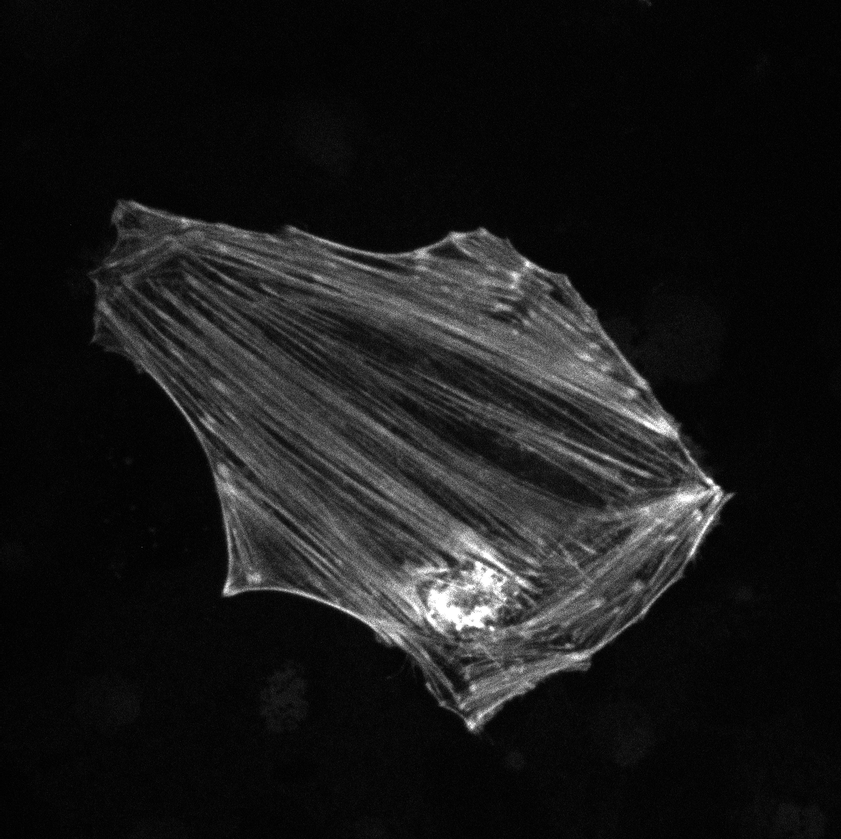
#> input picture A7R5_B0uT_t30min_Noco_40x_5_nucleus.czi.png_files/actin.png, 841 x 839 px, shrunk from 1004 x 1002 before the run, found by its file name
$ python tempCodeRunnerFile.py
#> lines starting #> are read from the running program, lines starting #| are printed output that depends on the picture; after the words box and inside, x2 and y2 are one past the last pixel; in counts of white or black regions, pixels touching at a corner belong together
from PIL import Image
import numpy as np
import matplotlib.pyplot as plt


def make_bright_spots_green(image_path, threshold=200):
    # Load the image
#> called with threshold = 200
    img = Image.open(image_path)
#> img is the input picture: PIL image 841x839 RGB; min 0, max 255, mean 24.8

    # Convert the image to grayscale
    img_gray = img.convert("L")

    # Convert the grayscale image to a NumPy array for easier manipulation
    img_array = np.array(img_gray)

    # Find bright spots based on the threshold (adjust the threshold value as needed)
    bright_spots = img_array > threshold
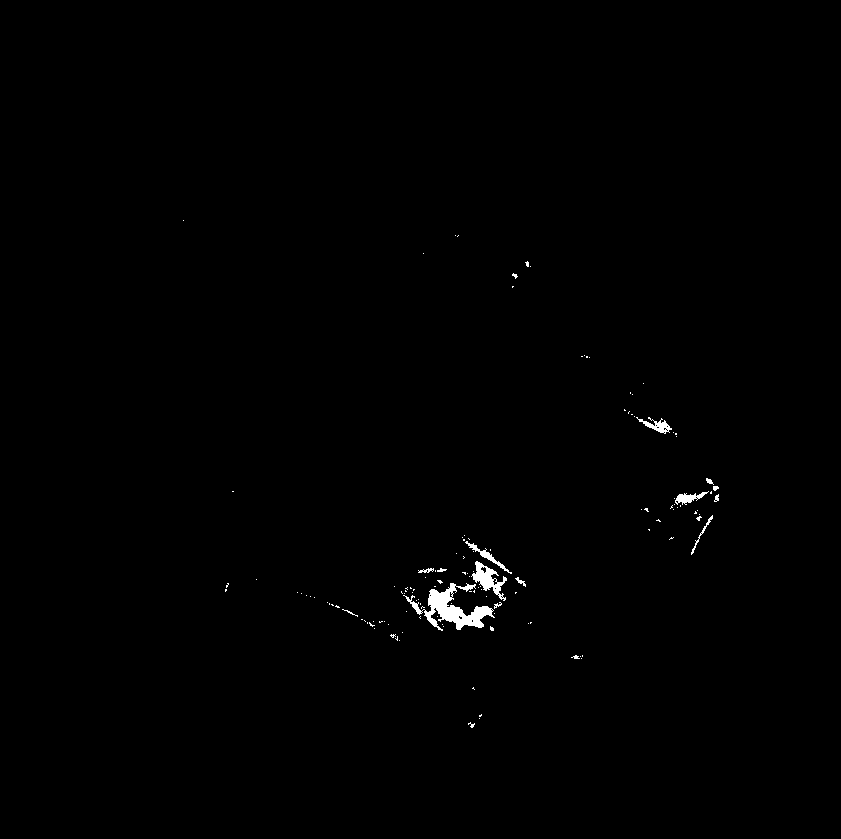
#> bright_spots: shape (839, 841) bool; 0.48% white; 131 white regions (116 under 20 px), largest, box (x1, y1, x2, y2) and area: (403, 583, 495, 631) 1511, (471, 561, 507, 601) 529, (636, 417, 672, 434) 226

    # Set the color of bright spots to green
    green_color = np.array([0, 255, 0], dtype=np.uint8)

    # Flatten the image and boolean arrays
    img_array_flat = img_array.flatten()
    bright_spots_flat = bright_spots.flatten()

    # Set the color of bright spots to green in the flattened array
    img_array_flat[bright_spots_flat] = green_color[0]

    # Reshape the modified flat array back to the original image shape
    img_array_modified = img_array_flat.reshape(img_array.shape)

    # Convert the modified NumPy array back to an Image object
    green_img = Image.fromarray(img_array_modified)

    # Display the modified image without saving
    plt.imshow(green_img)
    plt.axis('off')
    plt.show()


if __name__ == "__main__":
    image_path = "/Users/abasaltbahrami/My Drive/VisualStudio/MF_Cell_Analysis/A7R5_B0uT_t30min_Noco_40x_5_nucleus.czi.png_files/actin.png"
    make_bright_spots_green(image_path)

$ run again, with A7R5_B0uT_t30min_Noco_40x_5_nucleus.czi.png_files/microtubule.png copied over A7R5_B0uT_t30min_Noco_40x_5_nucleus.czi.png_files/actin.png
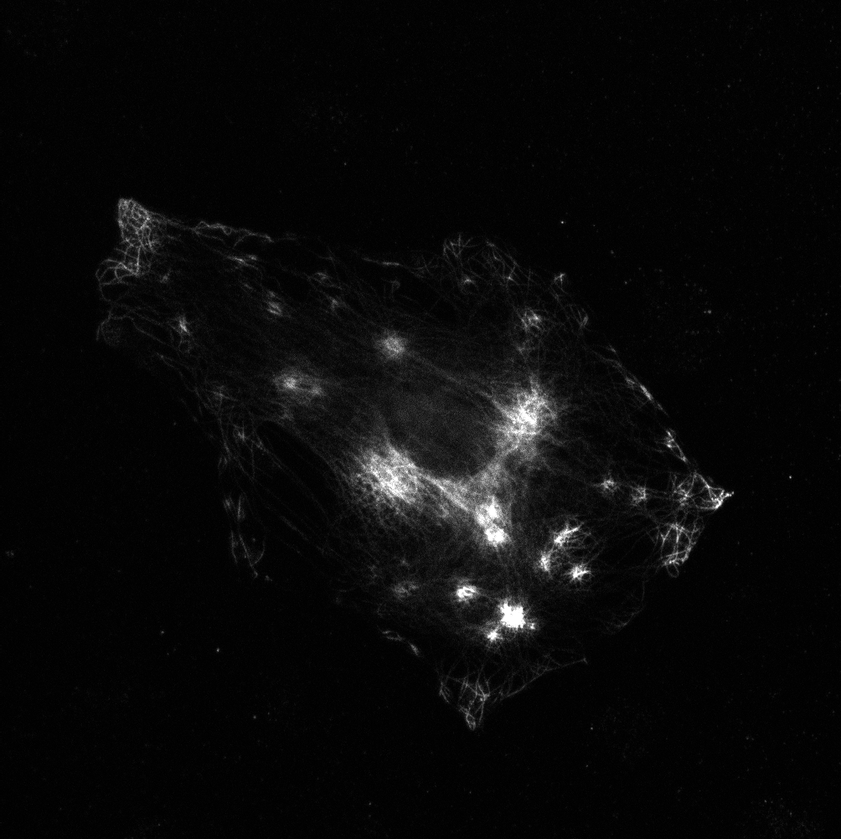
#> input picture A7R5_B0uT_t30min_Noco_40x_5_nucleus.czi.png_files/microtubule.png, 841 x 839 px, shrunk from 1004 x 1002 before the run, found by its file name
#> in make_bright_spots_green, img is the input picture: PIL image 841x839 RGB; min 0, max 255, mean 9.2
#> in make_bright_spots_green, `bright_spots = img_array > threshold`:
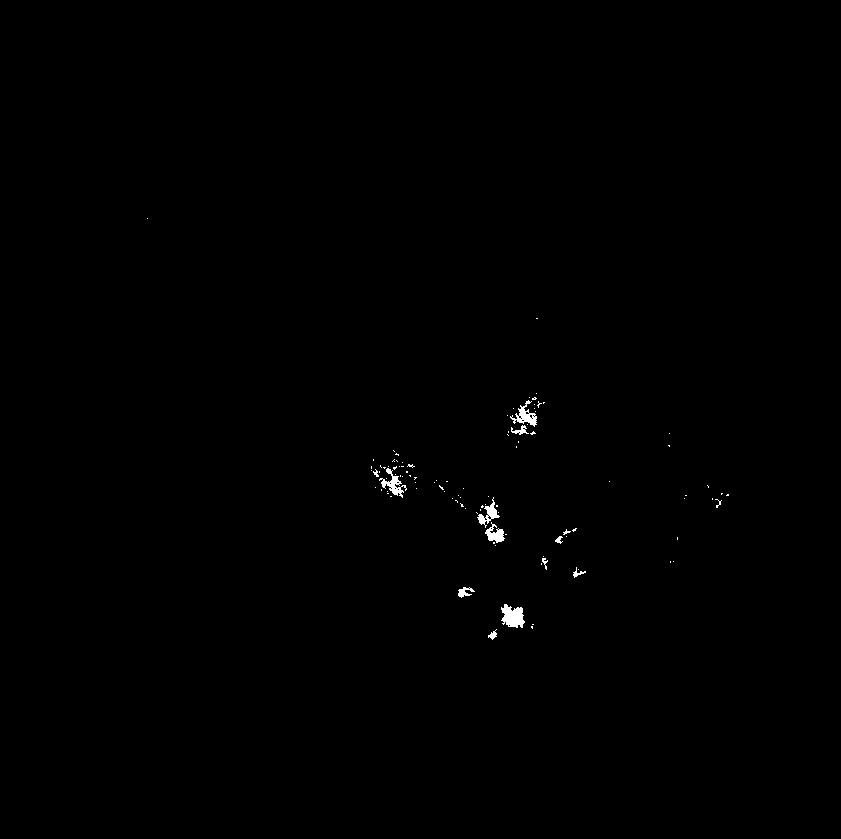
#> bright_spots: shape (839, 841) bool; 0.29% white; 103 white regions (89 under 20 px), largest, box (x1, y1, x2, y2) and area: (501, 604, 525, 628) 394, (510, 400, 537, 427) 275, (379, 468, 407, 498) 273
